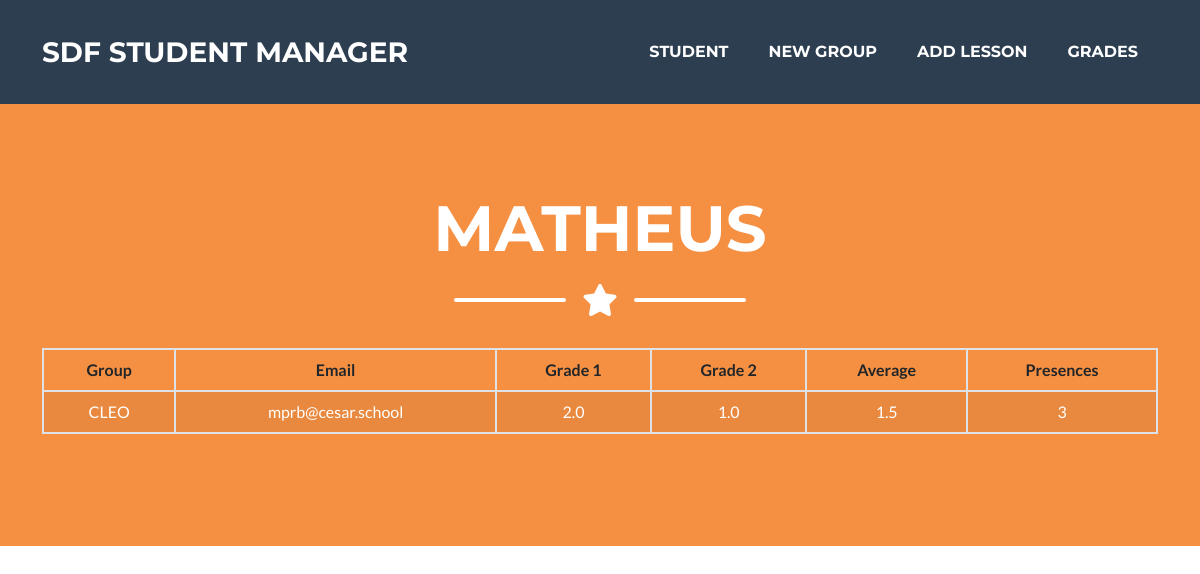
The app's page /student/8 with its own data.
### presence_count/models.py (models this page shows, shortened)
class Student(models.Model):
    name = models.CharField(max_length=100)
    email = models.EmailField(max_length=100)
    grade_1 = models.FloatField(default=0)
    grade_2 = models.FloatField(default=0)
    grade_avg = models.FloatField(default=0)
    presences = models.IntegerField(default=0)
    group = models.ForeignKey(Group, on_delete=models.PROTECT, default=None, null=True, blank=True)

class Group(models.Model):
    name = models.CharField(max_length=100)
    tracking = models.URLField(blank=True)
    repo = models.URLField(blank=True)
    prototype = models.URLField(blank=True)
    description = models.TextField(max_length=512, blank=True)
    def __str__(self):
        return self.name

### presence_count/views.py (the view)
# urls.py: path('student/<int:student_id>', views.view_student, name='view_student'),
def view_student(request, student_id):
    student = Student.objects.get(pk=student_id)
    context = {'student': student}
    return render(request, 'student/student.html', context)

### presence_count/templates/student/student.html (shortened to what this page needs)
{% extends 'base.html' %}
{% block body %}
    <header class="masthead bg-primary text-white text-center">
        <div class="container d-flex align-items-center flex-column">
            <h1 class="masthead-heading text-uppercase mb-0">{{student.name}}</h1>
            <div class="divider-custom divider-light">
                <div class="divider-custom-line"></div>
                <div class="divider-custom-icon"><i class="fas fa-star"></i></div>
                <div class="divider-custom-line"></div>
            </div>
            <table class="table table-striped table-hover table-bordered">
				<thead>
					<tr>
                        <th scope="col">Group</th>
                        <th scope="col">Email</th>
                        <th scope="col">Grade 1</th>
                        <th scope="col">Grade 2</th>
                        <th scope="col">Average</th>
                        <th scope="col">Presences</th>
					</tr>
				</thead>
				<tbody>
					<tr>
						<td class="text-white">{{student.group}}</td>
						<td class="text-white">{{student.email}}</td>
                        <td class="text-white">{{student.grade_1}}</td>
						<td class="text-white">{{student.grade_2}}</td>
						<td class="text-white">{{student.grade_avg}}</td>
						<td class="text-white">{{student.presences}}</td>
					</tr>
				</tbody>
			</table>
        </div>
    </header>
{% endblock %}

### records on screen
Student: name "MATHEUS", group "CLEO", email "mprb@cesar.school", grade_1 "2.0", grade_2 "1.0", grade_avg "1.5", presences "3"
